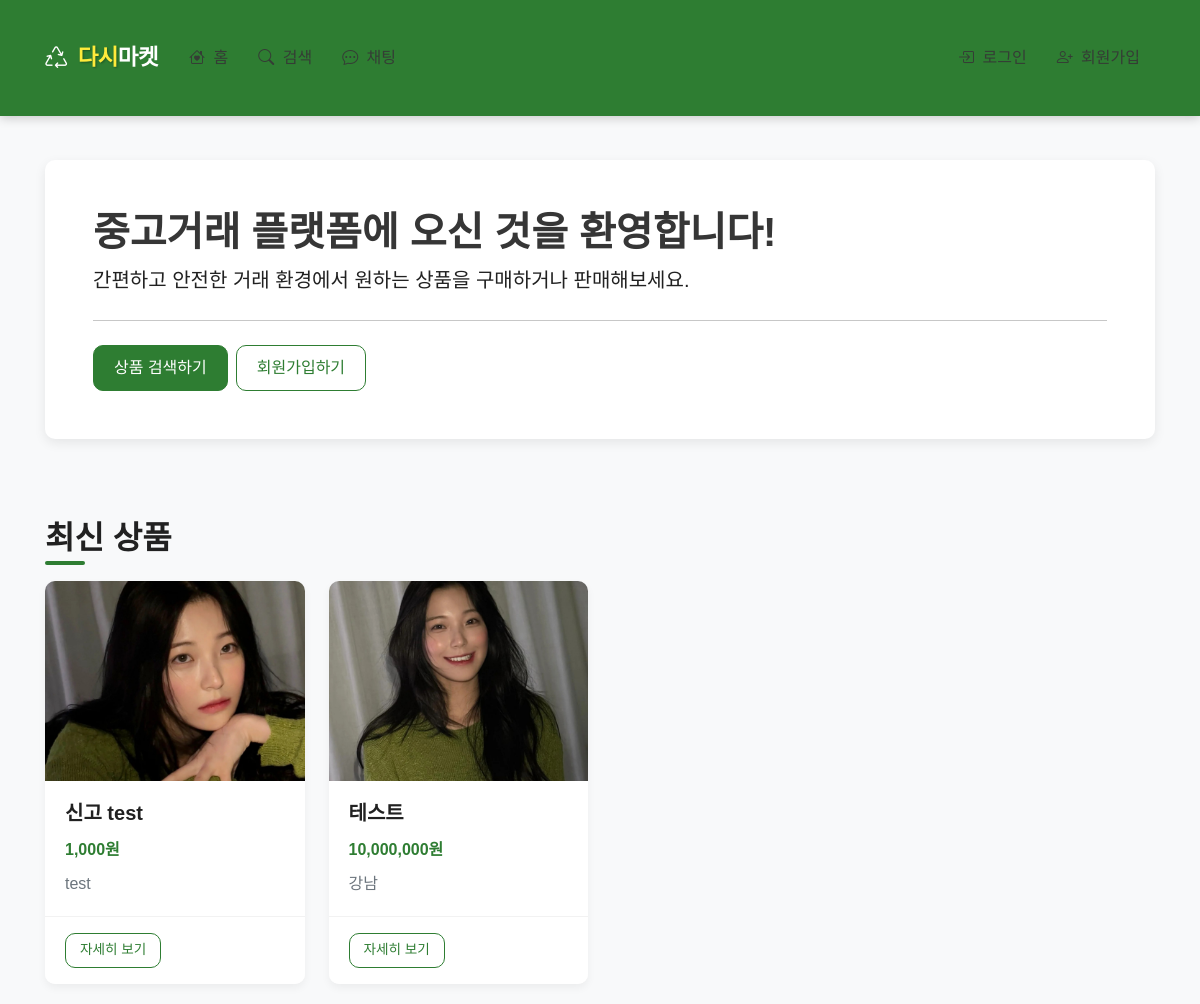
The page / on the database its author committed.
### app/models.py (models this page shows, shortened)
class Product(db.Model):
    __tablename__ = 'products'
    id = db.Column(db.Integer, primary_key=True)
    title = db.Column(db.String(120), nullable=False)
    description = db.Column(db.Text, nullable=False)
    price = db.Column(db.Integer, nullable=False)
    category = db.Column(db.String(50), nullable=False)
    location = db.Column(db.String(100), nullable=False)
    seller_id = db.Column(db.Integer, db.ForeignKey('users.id'), nullable=False)
    status = db.Column(db.String(20), default='active')  # active, sold, hidden
    created_at = db.Column(db.DateTime, default=datetime.utcnow)
    updated_at = db.Column(db.DateTime, default=datetime.utcnow, onupdate=datetime.utcnow)
    images = db.relationship('ProductImage', backref='product', lazy='dynamic', cascade='all, delete-orphan')
    transfers = db.relationship('Transfer', backref='product', lazy='dynamic')

class ProductImage(db.Model):
    __tablename__ = 'product_images'
    id = db.Column(db.Integer, primary_key=True)
    product_id = db.Column(db.Integer, db.ForeignKey('products.id'), nullable=False)
    image_path = db.Column(db.String(200), nullable=False)
    created_at = db.Column(db.DateTime, default=datetime.utcnow)

### app/main/routes.py (the view)
@bp.route('/')
def index():
    latest_products = Product.query.filter_by(status='active').order_by(desc(Product.created_at)).limit(8).all()
    return render_template('index.html', title='홈', products=latest_products)

### app/templates/index.html (shortened to what this page needs)
{% extends 'base.html' %}
{% block content %}
<div class="jumbotron py-5">
    <h1 class="display-4">중고거래 플랫폼에 오신 것을 환영합니다!</h1>
    <p class="lead">간편하고 안전한 거래 환경에서 원하는 상품을 구매하거나 판매해보세요.</p>
    <hr class="my-4">
    <div class="d-flex">
        <a class="btn btn-primary me-2" href="{{ url_for('main.search') }}" role="button">상품 검색하기</a>
        {% if current_user.is_authenticated %}
        <a class="btn btn-success" href="{{ url_for('product.create_product') }}" role="button">상품 등록하기</a>
        {% else %}
        <a class="btn btn-outline-primary" href="{{ url_for('auth.register') }}" role="button">회원가입하기</a>
        {% endif %}
    </div>
</div>
<h2 class="mt-5 mb-4">최신 상품</h2>
{% if products %}
<div class="row row-cols-1 row-cols-md-2 row-cols-lg-4 g-4">
    {% for product in products %}
    <div class="col">
        <div class="card h-100">
            {% if product.images.first() %}
            <img src="{{ url_for('static', filename='uploads/' + product.images.first().image_path) }}" class="card-img-top" alt="{{ product.title }}">
            {% else %}
            <div class="card-img-top bg-light d-flex align-items-center justify-content-center" style="height: 200px;">
                <span class="text-muted">이미지 없음</span>
            </div>
            {% endif %}
            <div class="card-body">
                <h5 class="card-title">{{ product.title }}</h5>
                <p class="card-text text-danger fw-bold">{{ product.price | format_number }}원</p>
                <p class="card-text text-muted">{{ product.location }}</p>
            </div>
            <div class="card-footer">
                <a href="{{ url_for('product.view_product', product_id=product.id) }}" class="btn btn-sm btn-outline-primary">자세히 보기</a>
            </div>
        </div>
    </div>
    {% endfor %}
</div>
{% else %}
<div class="alert alert-info">
    등록된 상품이 없습니다.
</div>
{% endif %}
{% endblock %}

### app/static/css/style.css (style rules this page uses)
:root { --primary-color: #FF7E36; --secondary-color: #56C4C5; --accent-color: #3A86FF; --light-color: #FFF8F0; --dark-color: #363636; --gray-color: #f8f9fa; --border-radius: 10px; --box-shadow: 0 4px 12px rgba(0, 0, 0, 0.08); }
body { font-family: 'Pretendard', 'Noto Sans KR', -apple-system, BlinkMacSystemFont, sans-serif; background-color: var(--light-color); color: var(--dark-color); line-height: 1.6; padding-bottom: 0; }
.btn { border-radius: var(--border-radius); font-weight: 500; padding: 10px 20px; transition: all 0.2s ease; }
.btn-primary { background-color: var(--primary-color) !important; border-color: var(--primary-color) !important; }
.btn-outline-primary { color: var(--primary-color) !important; border-color: var(--primary-color) !important; }
.btn-sm { padding: 6px 14px; font-size: 0.85rem; }
.jumbotron { background-color: white; border-radius: var(--border-radius); box-shadow: var(--box-shadow); padding: 3rem !important; margin-bottom: 2rem; }
.display-4 { font-weight: 700; color: var(--dark-color); font-size: 2.5rem; }
.card { border-radius: var(--border-radius); border: none; box-shadow: var(--box-shadow); transition: transform 0.3s ease, box-shadow 0.3s ease; overflow: hidden; height: 100%; background-color: white; }
.card-img-top { height: 200px; object-fit: cover; transition: transform 0.3s ease; }
.card-body { padding: 1.25rem; }
.card-title { font-weight: 600; margin-bottom: 0.75rem; white-space: nowrap; overflow: hidden; text-overflow: ellipsis; }
.card-text { margin-bottom: 0.5rem; }
.card-text.text-danger { font-weight: 700; color: var(--primary-color) !important; }
.card-footer { background-color: white; border-top: 1px solid rgba(0, 0, 0, 0.05); padding: 1rem 1.25rem; }
h2 { font-weight: 700; margin-top: 2rem; margin-bottom: 1.5rem; position: relative; display: inline-block; }
h2:after { content: ''; position: absolute; bottom: -8px; left: 0; width: 40px; height: 4px; background-color: var(--primary-color); border-radius: 2px; }

### app/templates/base.html (style rules this page uses)
:root { --primary-color: #2E7D32; --secondary-color: #1B5E20; --accent-color: #FF5252; --accent-color-dark: #D32F2F; --background-color: #F8F9FA; --light-accent: #E8F5E9; --text-color: #212121; --light-text: #FFFFFF; --border-radius: 10px; }
body { font-family: 'Pretendard', 'Noto Sans KR', sans-serif; background-color: var(--background-color); color: var(--text-color); }
.btn-primary { background-color: var(--primary-color); border-color: var(--primary-color); color: var(--light-text); }
.btn-outline-primary { color: var(--primary-color); border-color: var(--primary-color); }
.card { border-radius: var(--border-radius); box-shadow: 0 4px 8px rgba(0, 0, 0, 0.05); border: none; }

### rows shown on the page
Product: image_path (picture), title "신고 test", price "1,000", location "test"
Product: image_path (picture), title "테스트", price "10,000,000", location "강남"
